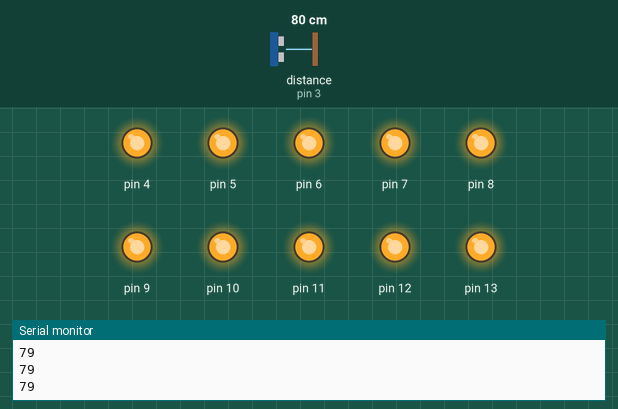
A sketch run on a simulated Arduino Uno, built with avr-gcc and run on an emulated ATmega328P. On the bench: output pins drawn as LEDs (lit = HIGH), the last lines printed to the serial monitor. Wiring (inferred from the names in the program): ultrasonic range finder: trigger pin 2; echo pin 3. Inputs (shaded band) come from the test bench; at power-on: distance to the obstacle (sensor on pin 3) 80 cm. The echo pulse lasts 58.3 µs per cm; pins used as bus, display or sensor lines are not drawn.

Above: at 1.3 s.
1.4 s: distance to the obstacle (sensor on pin 3) set to 40 cm
3.2 s: distance to the obstacle (sensor on pin 3) set to 36 cm
At 4.5 s:
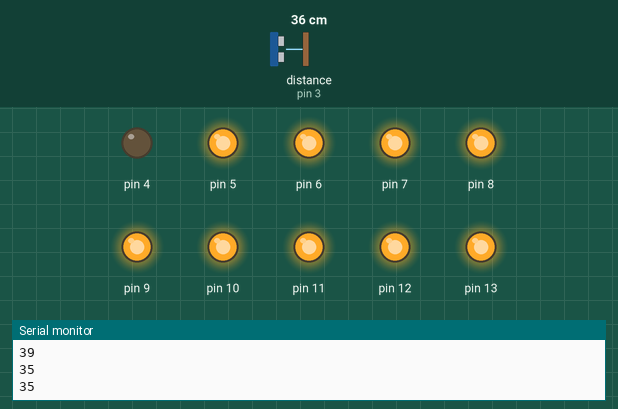
5.5 s: distance to the obstacle (sensor on pin 3) set to 31 cm
At 6.5 s:
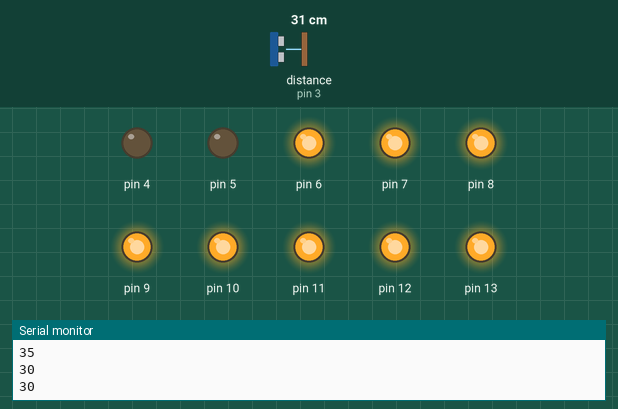
7.5 s: distance to the obstacle (sensor on pin 3) set to 30 cm
At 8.5 s:
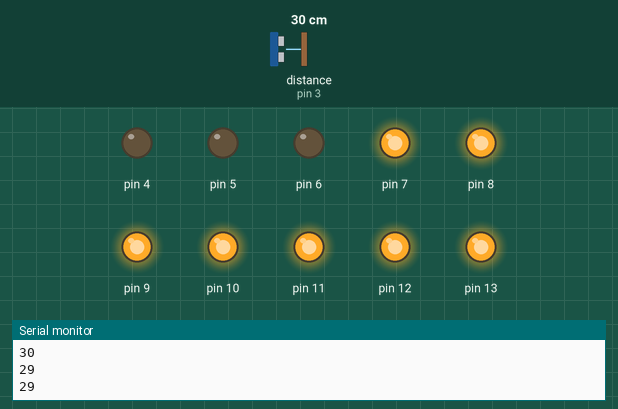
9.5 s: distance to the obstacle (sensor on pin 3) set to 18 cm
At 10.5 s:
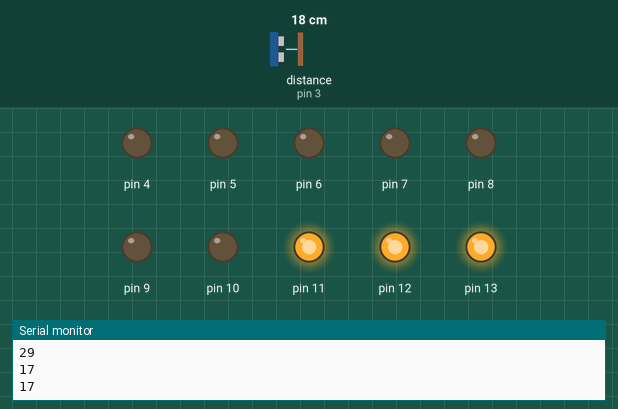
11.5 s: distance to the obstacle (sensor on pin 3) set to 2 cm
At 12.4 s:
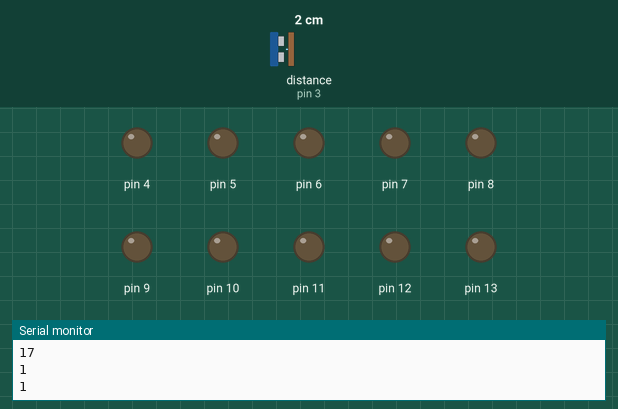
Timing chart, 0 to 14.5 s (numbered marks = the images above; inputs shaded):
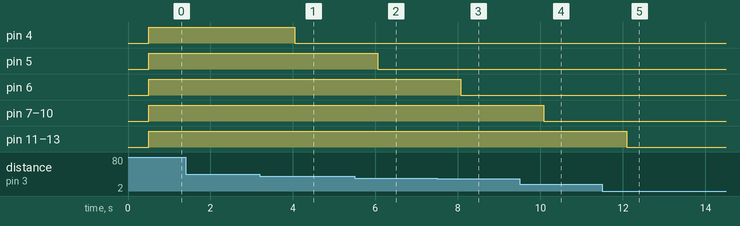

Measured:
- the behaviour switches between 37 and 36 cm on distance to the obstacle (sensor on pin 3) (found by bisection; images 0 and 1)
- the behaviour switches between 34 and 33 cm on distance to the obstacle (sensor on pin 3) (found by bisection; images 1 and 2)
- the behaviour switches between 31 and 30 cm on distance to the obstacle (sensor on pin 3) (found by bisection; images 2 and 3)
- after the input at 3.2 s, pin 4: HIGH → LOW after 0.84 s
- after the input at 5.5 s, pin 5: HIGH → LOW after 0.55 s
- after the input at 7.5 s, pin 6: HIGH → LOW after 0.57 s
- after the input at 9.5 s, pin 7–10: HIGH → LOW after 0.58 s
- after the input at 11.5 s, pin 11–13: HIGH → LOW after 0.59 s

The sketch:

distanceWithLEDs.ino
```cpp
const int trig = 2;

const int echo = 3;

int duration = 0;

int distance = 0;

int i;

void setup()

{

  //ultrasonic sensor

  pinMode(trig , OUTPUT);

  pinMode(echo , INPUT);

  //LEDS

  for (i = 4; i <= 13; i++) {

    pinMode(i, OUTPUT);

  }


  Serial.begin(9600);

}

void loop()

{

  digitalWrite(trig , HIGH);

  delayMicroseconds(1000);

  digitalWrite(trig , LOW);

  duration = pulseIn(echo , HIGH);

  distance = (duration / 2) / 29.1;

  Serial.println(distance);


  delay(500);

  if (distance >= 10) {     //change the value for distance measuring

    digitalWrite(13, HIGH);

  }else{

  digitalWrite(13, LOW);

  }

  if (distance >= 13) {

    digitalWrite(12, HIGH);

  }else{

  digitalWrite(12, LOW);

  }

  if (distance >= 15) {

    digitalWrite(11, HIGH);

  }else{

  digitalWrite(11, LOW);

  }

  if (distance >= 18) {

    digitalWrite(10, HIGH);

  }else{

  digitalWrite(10, LOW);

  }

  if (distance >= 21) {

    digitalWrite(9, HIGH);

  }else{

  digitalWrite(9, LOW);

  }

  if (distance >= 24) {

    digitalWrite(8, HIGH);

  }else{

  digitalWrite(8, LOW);

  }

  if (distance >= 27) {

    digitalWrite(7, HIGH);

  }else{

  digitalWrite(7, LOW);

  }

  if (distance >= 30) {

    digitalWrite(6, HIGH);

  }else{

  digitalWrite(6, LOW);

  }

  if (distance >= 33) {

    digitalWrite(5, HIGH);

  }else{

  digitalWrite(5, LOW);

  }

  if (distance >= 36) {

    digitalWrite(4, HIGH);

  }else{

  digitalWrite(4, LOW);

  }

}
```
